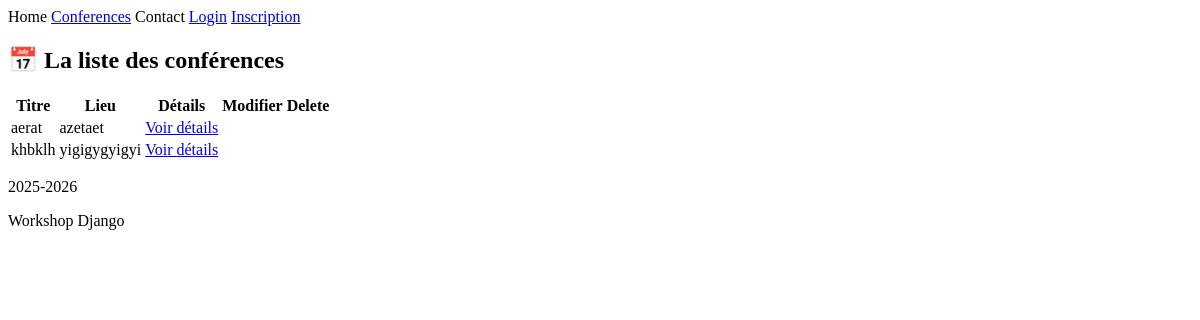
The page /conference/liste/ on the database as committed earlier.
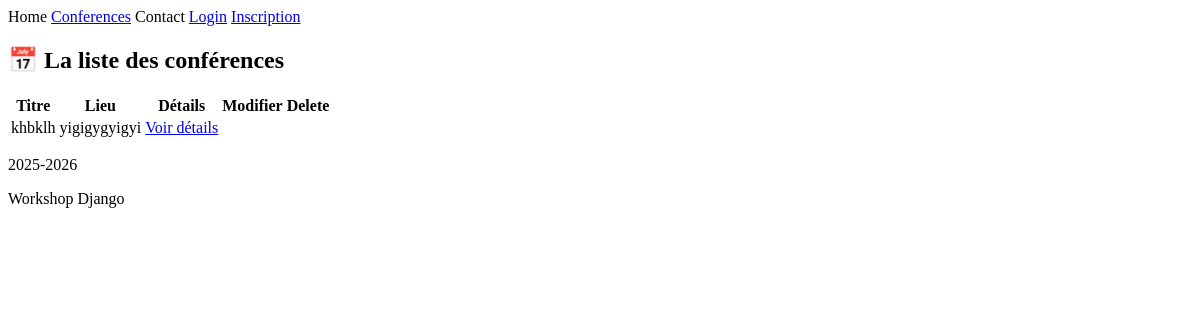
The same page on the database as committed later.
### ConferenceApp/models.py (models this page shows, shortened)
class Conference(models.Model):
    conference_id=models.AutoField(primary_key=True) #############autofield wala increment mouch kima user PK CIN
    name=models.CharField(max_length=50)
    description=models.TextField(validators=[MinLengthValidator(limit_value=30,message="la description doit contenir au minimum 30 caractères")])
    location=models.CharField(max_length=50)
    THEME=[
        ("CS&IA","Computer science & IA"),
        ("CS","Social science"),
        ("SE","Science and eng")
    ]
    theme=models.CharField(max_length=50,choices=THEME)
    start_date = models.DateField()
    end_date = models.DateField()
    created_at=models.DateTimeField(auto_now_add=True)
    updated_at=models.DateTimeField(auto_now=True)

### ConferenceApp/views.py (the view)
# urls.py: path("liste/",ConferenceList.as_view(),name="conference_liste"),
class ConferenceList(ListView):
    model = Conference
    context_object_name= "liste"
    ordering=["start_date"]
    template_name ="conference/liste.html"

### Templates/conference/liste.html (shortened to what this page needs)
{% extends "base.html" %}
{% block content %}
<h2 class="text-3xl font-bold text-center text-blue-700 mb-6">
  📅 La liste des conférences
</h2>
<div class="overflow-x-auto">
  <table class="min-w-full border border-gray-300 rounded-xl shadow-md">
    <thead class="bg-blue-600 text-white">
      <tr>
        <th class="py-3 px-4 text-left">Titre</th>
        <th class="py-3 px-4 text-left">Lieu</th>
        <th class="py-3 px-4 text-center">Détails</th>
        <th class="py-3 px-4 text-center">Modifier</th>
         <th class="py-3 px-4 text-center">Delete</th>
      </tr>
    </thead>
    <tbody class="bg-white divide-y divide-gray-200">
      {% for c in liste %}
      <tr class="hover:bg-blue-50 transition">
        <td class="py-3 px-4 font-medium text-gray-800">{{ c.name }}</td>
        <td class="py-3 px-4 text-gray-700">{{ c.location }}</td>
        <td class="py-3 px-4 text-center">
          <a href="{% url 'conference_detail' c.pk %}"
             class="inline-block bg-blue-500 text-white px-3 py-1 rounded-lg hover:bg-blue-600 transition">
            Voir détails
          </a>
        </td>
      </tr>
      {% empty %}
      <tr>
        <td colspan="3" class="text-center py-4 text-gray-500">
          Aucune conférence trouvée.
        </td>
      </tr>
      {% endfor %}
    </tbody>
  </table>
</div>
{% endblock %}

### Templates/base.html
<body>
    <nav>
        <a>Home</a>
        <a href="{% url 'conference_liste' %}">Conferences</a>
        <a>
            Contact
        </a>
        {% if user.is_authenticated %}
        <a>{{user.username}}</a>
        <a href="{% url 'logout' %}">Logout</a>
        {% else %}
        <a href="{% url 'login' %}">Login</a>
        <a href="{% url 'register' %}">Inscription</a>
        {% endif %}
    </nav>
    <div>
        {% block content %}{% endblock %}
    </div>
    <footer>
        <p>2025-2026</p>
        <p>Workshop Django</p>
    </footer>
</body>

Rows that differ between the two databases and show on the page:
removed Conference: name "aerat", location "azetaet"
